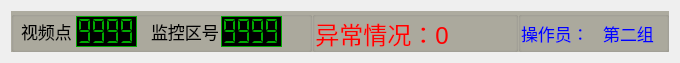
   <widget class="QWidget" name="layoutWidget">
    <property name="geometry">
     <rect>
      <x>20</x>
      <y>510</y>
      <width>650</width>
      <height>43</height>
     </rect>
    </property>
    <layout class="QHBoxLayout" name="horizontalLayout_29">
     <property name="spacing">
      <number>0</number>
     </property>
     <item>
      <widget class="QWidget" name="widget_14" native="true">
       <property name="sizePolicy">
        <sizepolicy hsizetype="Fixed" vsizetype="Fixed">
         <horstretch>0</horstretch>
         <verstretch>0</verstretch>
        </sizepolicy>
       </property>
       <property name="minimumSize">
        <size>
         <width>301</width>
         <height>41</height>
        </size>
       </property>
       <property name="maximumSize">
        <size>
         <width>301</width>
         <height>41</height>
        </size>
       </property>
       <property name="palette">
        <palette>
         <active>
          <colorrole role="Base">
           <brush brushstyle="SolidPattern">
            <color alpha="255">
             <red>136</red>
             <green>136</green>
             <blue>136</blue>
            </color>
           </brush>
          </colorrole>
          <colorrole role="Window">
           <brush brushstyle="SolidPattern">
            <color alpha="255">
             <red>173</red>
             <green>171</green>
             <blue>159</blue>
            </color>
           </brush>
          </colorrole>
         </active>
         <inactive>
          <colorrole role="Base">
           <brush brushstyle="SolidPattern">
            <color alpha="255">
             <red>136</red>
             <green>136</green>
             <blue>136</blue>
            </color>
           </brush>
          </colorrole>
          <colorrole role="Window">
           <brush brushstyle="SolidPattern">
            <color alpha="255">
             <red>173</red>
             <green>171</green>
             <blue>159</blue>
            </color>
           </brush>
          </colorrole>
         </inactive>
         <disabled>
          <colorrole role="Base">
           <brush brushstyle="SolidPattern">
            <color alpha="255">
             <red>173</red>
             <green>171</green>
             <blue>159</blue>
            </color>
           </brush>
          </colorrole>
          <colorrole role="Window">
           <brush brushstyle="SolidPattern">
            <color alpha="255">
             <red>173</red>
             <green>171</green>
             <blue>159</blue>
            </color>
           </brush>
          </colorrole>
         </disabled>
        </palette>
       </property>
       <property name="font">
        <font>
         <weight>50</weight>
         <italic>false</italic>
         <bold>false</bold>
         <underline>false</underline>
         <strikeout>false</strikeout>
         <stylestrategy>PreferDefault</stylestrategy>
         <kerning>false</kerning>
        </font>
       </property>
       <property name="acceptDrops">
        <bool>false</bool>
       </property>
       <property name="autoFillBackground">
        <bool>true</bool>
       </property>
       <layout class="QHBoxLayout" name="horizontalLayout_30">
        <property name="spacing">
         <number>0</number>
        </property>
        <property name="leftMargin">
         <number>0</number>
        </property>
        <property name="topMargin">
         <number>0</number>
        </property>
        <property name="rightMargin">
         <number>0</number>
        </property>
        <property name="bottomMargin">
         <number>0</number>
        </property>
        <item>
         <widget class="QGroupBox" name="groupBox_13">
          <property name="minimumSize">
           <size>
            <width>0</width>
            <height>41</height>
           </size>
          </property>
          <property name="maximumSize">
           <size>
            <width>16777215</width>
            <height>41</height>
           </size>
          </property>
          <property name="title">
           <string/>
          </property>
          <widget class="QLabel" name="label_16">
           <property name="geometry">
            <rect>
             <x>10</x>
             <y>5</y>
             <width>54</width>
             <height>31</height>
            </rect>
           </property>
           <property name="font">
            <font>
             <pointsize>13</pointsize>
            </font>
           </property>
           <property name="text">
            <string>视频点</string>
           </property>
          </widget>
          <widget class="QLCDNumber" name="lcdNumber_total_6">
           <property name="geometry">
            <rect>
             <x>65</x>
             <y>5</y>
             <width>61</width>
             <height>31</height>
            </rect>
           </property>
           <property name="palette">
            <palette>
             <active>
              <colorrole role="WindowText">
               <brush brushstyle="SolidPattern">
                <color alpha="255">
                 <red>0</red>
                 <green>170</green>
                 <blue>0</blue>
                </color>
               </brush>
              </colorrole>
              <colorrole role="Base">
               <brush brushstyle="SolidPattern">
                <color alpha="255">
                 <red>0</red>
                 <green>0</green>
                 <blue>0</blue>
                </color>
               </brush>
              </colorrole>
              <colorrole role="Window">
               <brush brushstyle="SolidPattern">
                <color alpha="255">
                 <red>0</red>
                 <green>0</green>
                 <blue>0</blue>
                </color>
               </brush>
              </colorrole>
             </active>
             <inactive>
              <colorrole role="WindowText">
               <brush brushstyle="SolidPattern">
                <color alpha="255">
                 <red>0</red>
                 <green>170</green>
                 <blue>0</blue>
                </color>
               </brush>
              </colorrole>
              <colorrole role="Base">
               <brush brushstyle="SolidPattern">
                <color alpha="255">
                 <red>0</red>
                 <green>0</green>
                 <blue>0</blue>
                </color>
               </brush>
              </colorrole>
              <colorrole role="Window">
               <brush brushstyle="SolidPattern">
                <color alpha="255">
                 <red>0</red>
                 <green>0</green>
                 <blue>0</blue>
                </color>
               </brush>
              </colorrole>
             </inactive>
             <disabled>
              <colorrole role="WindowText">
               <brush brushstyle="SolidPattern">
                <color alpha="255">
                 <red>127</red>
                 <green>127</green>
                 <blue>127</blue>
                </color>
               </brush>
              </colorrole>
              <colorrole role="Base">
               <brush brushstyle="SolidPattern">
                <color alpha="255">
                 <red>0</red>
                 <green>0</green>
                 <blue>0</blue>
                </color>
               </brush>
              </colorrole>
              <colorrole role="Window">
               <brush brushstyle="SolidPattern">
                <color alpha="255">
                 <red>0</red>
                 <green>0</green>
                 <blue>0</blue>
                </color>
               </brush>
              </colorrole>
             </disabled>
            </palette>
           </property>
           <property name="font">
            <font>
             <pointsize>15</pointsize>
            </font>
           </property>
           <property name="autoFillBackground">
            <bool>true</bool>
           </property>
           <property name="frameShadow">
            <enum>QFrame::Plain</enum>
           </property>
           <property name="digitCount">
            <number>4</number>
           </property>
           <property name="segmentStyle">
            <enum>QLCDNumber::Flat</enum>
           </property>
           <property name="intValue" stdset="0">
            <number>9999</number>
           </property>
          </widget>
          <widget class="QLabel" name="label_17">
           <property name="geometry">
            <rect>
             <x>140</x>
             <y>5</y>
             <width>71</width>
             <height>31</height>
            </rect>
           </property>
           <property name="font">
            <font>
             <pointsize>13</pointsize>
            </font>
           </property>
           <property name="text">
            <string>监控区号</string>
           </property>
          </widget>
          <widget class="QLCDNumber" name="lcdNumber_leave_6">
           <property name="geometry">
            <rect>
             <x>210</x>
             <y>5</y>
             <width>61</width>
             <height>31</height>
            </rect>
           </property>
           <property name="palette">
            <palette>
             <active>
              <colorrole role="WindowText">
               <brush brushstyle="SolidPattern">
                <color alpha="255">
                 <red>0</red>
                 <green>170</green>
                 <blue>0</blue>
                </color>
               </brush>
              </colorrole>
              <colorrole role="Base">
               <brush brushstyle="SolidPattern">
                <color alpha="255">
                 <red>0</red>
                 <green>0</green>
                 <blue>0</blue>
                </color>
               </brush>
              </colorrole>
              <colorrole role="Window">
               <brush brushstyle="SolidPattern">
                <color alpha="255">
                 <red>0</red>
                 <green>0</green>
                 <blue>0</blue>
                </color>
               </brush>
              </colorrole>
             </active>
             <inactive>
              <colorrole role="WindowText">
               <brush brushstyle="SolidPattern">
                <color alpha="255">
                 <red>0</red>
                 <green>170</green>
                 <blue>0</blue>
                </color>
               </brush>
              </colorrole>
              <colorrole role="Base">
               <brush brushstyle="SolidPattern">
                <color alpha="255">
                 <red>0</red>
                 <green>0</green>
                 <blue>0</blue>
                </color>
               </brush>
              </colorrole>
              <colorrole role="Window">
               <brush brushstyle="SolidPattern">
                <color alpha="255">
                 <red>0</red>
                 <green>0</green>
                 <blue>0</blue>
                </color>
               </brush>
              </colorrole>
             </inactive>
             <disabled>
              <colorrole role="WindowText">
               <brush brushstyle="SolidPattern">
                <color alpha="255">
                 <red>127</red>
                 <green>127</green>
                 <blue>127</blue>
                </color>
               </brush>
              </colorrole>
              <colorrole role="Base">
               <brush brushstyle="SolidPattern">
                <color alpha="255">
                 <red>0</red>
                 <green>0</green>
                 <blue>0</blue>
                </color>
               </brush>
              </colorrole>
              <colorrole role="Window">
               <brush brushstyle="SolidPattern">
                <color alpha="255">
                 <red>0</red>
                 <green>0</green>
                 <blue>0</blue>
                </color>
               </brush>
              </colorrole>
             </disabled>
            </palette>
           </property>
           <property name="font">
            <font>
             <pointsize>15</pointsize>
            </font>
           </property>
           <property name="autoFillBackground">
            <bool>true</bool>
           </property>
           <property name="frameShadow">
            <enum>QFrame::Plain</enum>
           </property>
           <property name="smallDecimalPoint">
            <bool>false</bool>
           </property>
           <property name="digitCount">
            <number>4</number>
           </property>
           <property name="mode">
            <enum>QLCDNumber::Dec</enum>
           </property>
           <property name="segmentStyle">
            <enum>QLCDNumber::Flat</enum>
           </property>
           <property name="intValue" stdset="0">
            <number>9999</number>
           </property>
          </widget>
         </widget>
        </item>
       </layout>
      </widget>
     </item>
     <item>
      <widget class="QWidget" name="widget_15" native="true">
       <property name="minimumSize">
        <size>
         <width>0</width>
         <height>41</height>
        </size>
       </property>
       <property name="maximumSize">
        <size>
         <width>16777215</width>
         <height>41</height>
        </size>
       </property>
       <property name="palette">
        <palette>
         <active>
          <colorrole role="Base">
           <brush brushstyle="SolidPattern">
            <color alpha="255">
             <red>136</red>
             <green>136</green>
             <blue>136</blue>
            </color>
           </brush>
          </colorrole>
          <colorrole role="Window">
           <brush brushstyle="SolidPattern">
            <color alpha="255">
             <red>173</red>
             <green>171</green>
             <blue>159</blue>
            </color>
           </brush>
          </colorrole>
         </active>
         <inactive>
          <colorrole role="Base">
           <brush brushstyle="SolidPattern">
            <color alpha="255">
             <red>136</red>
             <green>136</green>
             <blue>136</blue>
            </color>
           </brush>
          </colorrole>
          <colorrole role="Window">
           <brush brushstyle="SolidPattern">
            <color alpha="255">
             <red>173</red>
             <green>171</green>
             <blue>159</blue>
            </color>
           </brush>
          </colorrole>
         </inactive>
         <disabled>
          <colorrole role="Base">
           <brush brushstyle="SolidPattern">
            <color alpha="255">
             <red>173</red>
             <green>171</green>
             <blue>159</blue>
            </color>
           </brush>
          </colorrole>
          <colorrole role="Window">
           <brush brushstyle="SolidPattern">
            <color alpha="255">
             <red>173</red>
             <green>171</green>
             <blue>159</blue>
            </color>
           </brush>
          </colorrole>
         </disabled>
        </palette>
       </property>
       <property name="autoFillBackground">
        <bool>true</bool>
       </property>
       <layout class="QHBoxLayout" name="horizontalLayout_31">
        <property name="spacing">
         <number>0</number>
        </property>
        <property name="leftMargin">
         <number>0</number>
        </property>
        <property name="topMargin">
         <number>0</number>
        </property>
        <property name="rightMargin">
         <number>0</number>
        </property>
        <property name="bottomMargin">
         <number>0</number>
        </property>
        <item>
         <widget class="QGroupBox" name="groupBox_14">
          <property name="minimumSize">
           <size>
            <width>0</width>
            <height>41</height>
           </size>
          </property>
          <property name="maximumSize">
           <size>
            <width>16777215</width>
            <height>41</height>
           </size>
          </property>
          <property name="title">
           <string/>
          </property>
          <layout class="QHBoxLayout" name="horizontalLayout_32">
           <property name="leftMargin">
            <number>0</number>
           </property>
           <property name="topMargin">
            <number>0</number>
           </property>
           <property name="rightMargin">
            <number>0</number>
           </property>
           <property name="bottomMargin">
            <number>0</number>
           </property>
           <item>
            <widget class="QLabel" name="label_alert_red_5">
             <property name="enabled">
              <bool>true</bool>
             </property>
             <property name="palette">
              <palette>
               <active>
                <colorrole role="WindowText">
                 <brush brushstyle="SolidPattern">
                  <color alpha="255">
                   <red>255</red>
                   <green>0</green>
                   <blue>0</blue>
                  </color>
                 </brush>
                </colorrole>
               </active>
               <inactive>
                <colorrole role="WindowText">
                 <brush brushstyle="SolidPattern">
                  <color alpha="255">
                   <red>255</red>
                   <green>0</green>
                   <blue>0</blue>
                  </color>
                 </brush>
                </colorrole>
               </inactive>
               <disabled>
                <colorrole role="WindowText">
                 <brush brushstyle="SolidPattern">
                  <color alpha="255">
                   <red>118</red>
                   <green>116</green>
                   <blue>108</blue>
                  </color>
                 </brush>
                </colorrole>
               </disabled>
              </palette>
             </property>
             <property name="font">
              <font>
               <pointsize>18</pointsize>
              </font>
             </property>
             <property name="text">
              <string>异常情况：0</string>
             </property>
             <property name="textFormat">
              <enum>Qt::AutoText</enum>
             </property>
             <property name="alignment">
              <set>Qt::AlignCenter</set>
             </property>
            </widget>
           </item>
           <item>
            <widget class="QLabel" name="label_alert_yellow_5">
             <property name="palette">
              <palette>
               <active>
                <colorrole role="WindowText">
                 <brush brushstyle="SolidPattern">
                  <color alpha="255">
                   <red>255</red>
                   <green>222</green>
                   <blue>0</blue>
                  </color>
                 </brush>
                </colorrole>
               </active>
               <inactive>
                <colorrole role="WindowText">
                 <brush brushstyle="SolidPattern">
                  <color alpha="255">
                   <red>255</red>
                   <green>222</green>
                   <blue>0</blue>
                  </color>
                 </brush>
                </colorrole>
               </inactive>
               <disabled>
                <colorrole role="WindowText">
                 <brush brushstyle="SolidPattern">
                  <color alpha="255">
                   <red>127</red>
                   <green>127</green>
                   <blue>127</blue>
                  </color>
                 </brush>
                </colorrole>
               </disabled>
              </palette>
             </property>
             <property name="font">
              <font>
               <pointsize>20</pointsize>
              </font>
             </property>
             <property name="text">
              <string/>
             </property>
             <property name="alignment">
              <set>Qt::AlignCenter</set>
             </property>
            </widget>
           </item>
           <item>
            <widget class="QLabel" name="label_alert_blue_5">
             <property name="palette">
              <palette>
               <active>
                <colorrole role="WindowText">
                 <brush brushstyle="SolidPattern">
                  <color alpha="255">
                   <red>0</red>
                   <green>0</green>
                   <blue>255</blue>
                  </color>
                 </brush>
                </colorrole>
               </active>
               <inactive>
                <colorrole role="WindowText">
                 <brush brushstyle="SolidPattern">
                  <color alpha="255">
                   <red>0</red>
                   <green>0</green>
                   <blue>255</blue>
                  </color>
                 </brush>
                </colorrole>
               </inactive>
               <disabled>
                <colorrole role="WindowText">
                 <brush brushstyle="SolidPattern">
                  <color alpha="255">
                   <red>127</red>
                   <green>127</green>
                   <blue>127</blue>
                  </color>
                 </brush>
                </colorrole>
               </disabled>
              </palette>
             </property>
             <property name="font">
              <font>
               <pointsize>20</pointsize>
              </font>
             </property>
             <property name="text">
              <string/>
             </property>
             <property name="alignment">
              <set>Qt::AlignCenter</set>
             </property>
            </widget>
           </item>
           <item>
            <widget class="QLabel" name="label_alert_black_5">
             <property name="font">
              <font>
               <pointsize>20</pointsize>
              </font>
             </property>
             <property name="text">
              <string/>
             </property>
             <property name="alignment">
              <set>Qt::AlignCenter</set>
             </property>
            </widget>
           </item>
          </layout>
         </widget>
        </item>
       </layout>
      </widget>
     </item>
     <item>
      <widget class="QWidget" name="widget_16" native="true">
       <property name="sizePolicy">
        <sizepolicy hsizetype="Fixed" vsizetype="Fixed">
         <horstretch>0</horstretch>
         <verstretch>0</verstretch>
        </sizepolicy>
       </property>
       <property name="minimumSize">
        <size>
         <width>151</width>
         <height>41</height>
        </size>
       </property>
       <property name="maximumSize">
        <size>
         <width>151</width>
         <height>41</height>
        </size>
       </property>
       <property name="palette">
        <palette>
         <active>
          <colorrole role="Base">
           <brush brushstyle="SolidPattern">
            <color alpha="255">
             <red>255</red>
             <green>255</green>
             <blue>255</blue>
            </color>
           </brush>
          </colorrole>
          <colorrole role="Window">
           <brush brushstyle="SolidPattern">
            <color alpha="255">
             <red>173</red>
             <green>171</green>
             <blue>159</blue>
            </color>
           </brush>
          </colorrole>
         </active>
         <inactive>
          <colorrole role="Base">
           <brush brushstyle="SolidPattern">
            <color alpha="255">
             <red>255</red>
             <green>255</green>
             <blue>255</blue>
            </color>
           </brush>
          </colorrole>
          <colorrole role="Window">
           <brush brushstyle="SolidPattern">
            <color alpha="255">
             <red>173</red>
             <green>171</green>
             <blue>159</blue>
            </color>
           </brush>
          </colorrole>
         </inactive>
         <disabled>
          <colorrole role="Base">
           <brush brushstyle="SolidPattern">
            <color alpha="255">
             <red>173</red>
             <green>171</green>
             <blue>159</blue>
            </color>
           </brush>
          </colorrole>
          <colorrole role="Window">
           <brush brushstyle="SolidPattern">
            <color alpha="255">
             <red>173</red>
             <green>171</green>
             <blue>159</blue>
            </color>
           </brush>
          </colorrole>
         </disabled>
        </palette>
       </property>
       <property name="autoFillBackground">
        <bool>true</bool>
       </property>
       <layout class="QHBoxLayout" name="horizontalLayout_33">
        <property name="spacing">
         <number>0</number>
        </property>
        <property name="leftMargin">
         <number>0</number>
        </property>
        <property name="topMargin">
         <number>0</number>
        </property>
        <property name="rightMargin">
         <number>0</number>
        </property>
        <property name="bottomMargin">
         <number>0</number>
        </property>
        <item>
         <widget class="QGroupBox" name="groupBox_15">
          <property name="minimumSize">
           <size>
            <width>0</width>
            <height>41</height>
           </size>
          </property>
          <property name="maximumSize">
           <size>
            <width>16777215</width>
            <height>41</height>
           </size>
          </property>
          <property name="title">
           <string/>
          </property>
          <layout class="QHBoxLayout" name="horizontalLayout_34">
           <property name="spacing">
            <number>0</number>
           </property>
           <property name="leftMargin">
            <number>0</number>
           </property>
           <property name="topMargin">
            <number>0</number>
           </property>
           <property name="rightMargin">
            <number>0</number>
           </property>
           <property name="bottomMargin">
            <number>0</number>
           </property>
           <item>
            <widget class="QLabel" name="label_18">
             <property name="minimumSize">
              <size>
               <width>70</width>
               <height>0</height>
              </size>
             </property>
             <property name="maximumSize">
              <size>
               <width>70</width>
               <height>16777215</height>
              </size>
             </property>
             <property name="palette">
              <palette>
               <active>
                <colorrole role="WindowText">
                 <brush brushstyle="SolidPattern">
                  <color alpha="255">
                   <red>0</red>
                   <green>0</green>
                   <blue>255</blue>
                  </color>
                 </brush>
                </colorrole>
               </active>
               <inactive>
                <colorrole role="WindowText">
                 <brush brushstyle="SolidPattern">
                  <color alpha="255">
                   <red>0</red>
                   <green>0</green>
                   <blue>255</blue>
                  </color>
                 </brush>
                </colorrole>
               </inactive>
               <disabled>
                <colorrole role="WindowText">
                 <brush brushstyle="SolidPattern">
                  <color alpha="255">
                   <red>118</red>
                   <green>116</green>
                   <blue>108</blue>
                  </color>
                 </brush>
                </colorrole>
               </disabled>
              </palette>
             </property>
             <property name="font">
              <font>
               <pointsize>13</pointsize>
              </font>
             </property>
             <property name="text">
              <string>操作员：</string>
             </property>
            </widget>
           </item>
           <item>
            <widget class="QLabel" name="label_user_5">
             <property name="palette">
              <palette>
               <active>
                <colorrole role="WindowText">
                 <brush brushstyle="SolidPattern">
                  <color alpha="255">
                   <red>0</red>
                   <green>0</green>
                   <blue>255</blue>
                  </color>
                 </brush>
                </colorrole>
               </active>
               <inactive>
                <colorrole role="WindowText">
                 <brush brushstyle="SolidPattern">
                  <color alpha="255">
                   <red>0</red>
                   <green>0</green>
                   <blue>255</blue>
                  </color>
                 </brush>
                </colorrole>
               </inactive>
               <disabled>
                <colorrole role="WindowText">
                 <brush brushstyle="SolidPattern">
                  <color alpha="255">
                   <red>118</red>
                   <green>116</green>
                   <blue>108</blue>
                  </color>
                 </brush>
                </colorrole>
               </disabled>
              </palette>
             </property>
             <property name="font">
              <font>
               <pointsize>13</pointsize>
              </font>
             </property>
             <property name="text">
              <string>第二组</string>
             </property>
             <property name="alignment">
              <set>Qt::AlignCenter</set>
             </property>
            </widget>
           </item>
          </layout>
         </widget>
        </item>
       </layout>
      </widget>
     </item>
    </layout>
   </widget>
